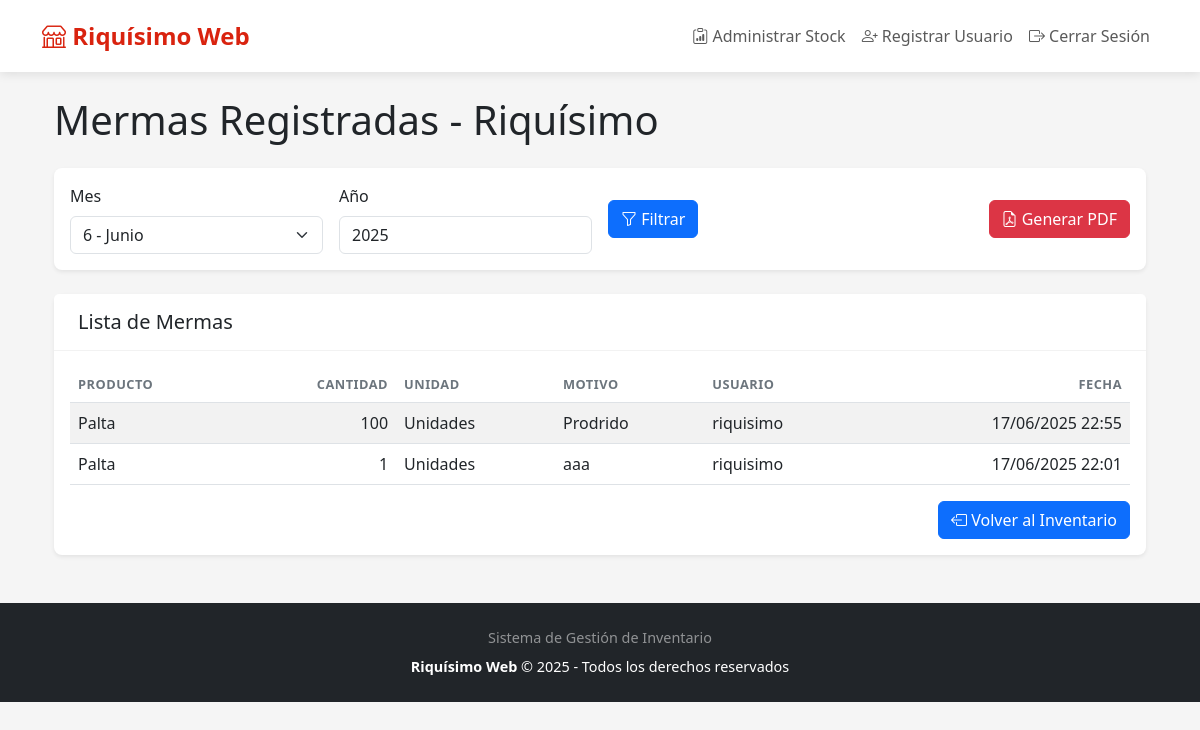
Page /inventario/mermas/ (signed in) on the earlier database version.
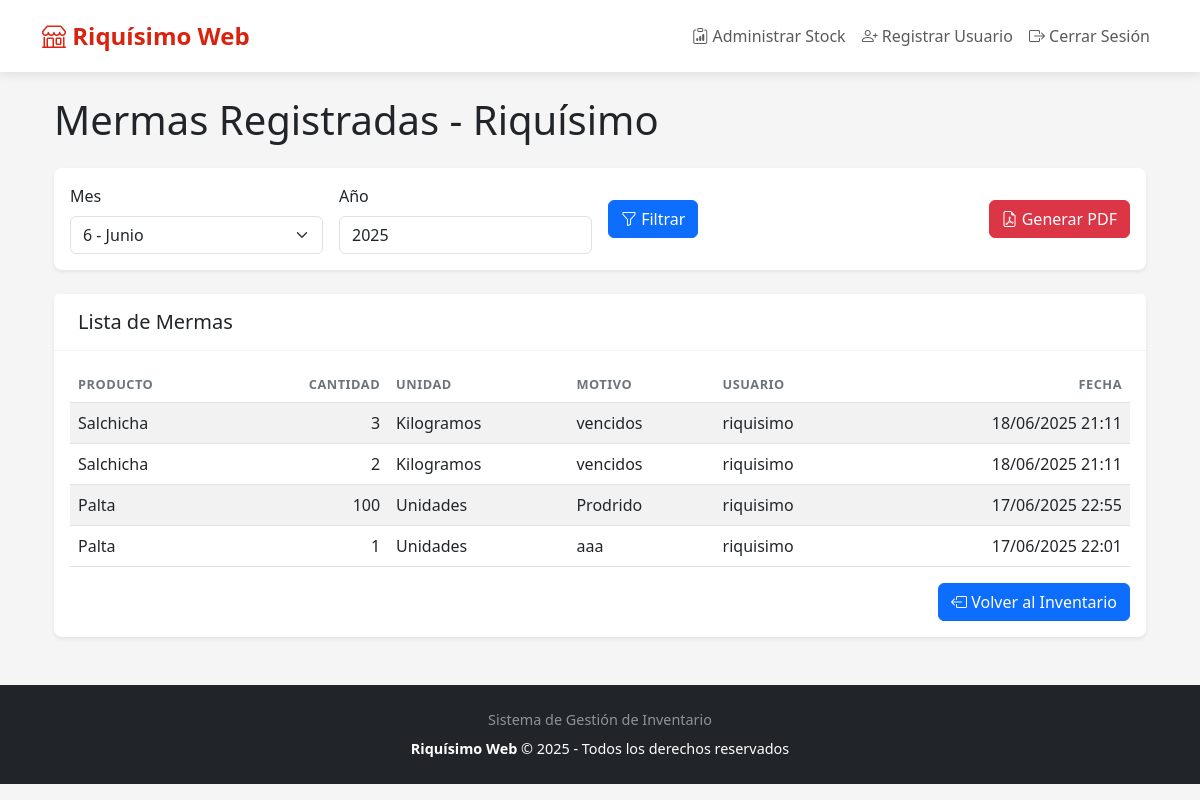
Same page on the later database version.
### inventario/models.py (models this page shows, shortened)
class Merma(models.Model):
    producto = models.ForeignKey(Producto, on_delete=models.CASCADE)
    cantidad = models.IntegerField(validators=[MinValueValidator(1)])
    motivo = models.TextField()
    fecha_registro = models.DateTimeField(auto_now_add=True)
    usuario = models.ForeignKey(User, on_delete=models.SET_NULL, null=True)

class Producto(models.Model):
    UNIDADES = [
        ('un', 'Unidades'),
        ('kg', 'Kilogramos'),
        ('lt', 'Litros'),
        ('lata', 'Latas'),
    ]
    nombre = models.CharField(max_length=100)
    cantidad = models.IntegerField(validators=[MinValueValidator(0)])
    unidad = models.CharField(max_length=10, choices=UNIDADES)
    fecha_actualizacion = models.DateTimeField(auto_now=True)

### inventario/views.py (the view)
# urls.py: path('mermas/', MermasPublicoView.as_view(), name='mermas_publico'),
class MermasPublicoView(ListView):
    model = Merma
    template_name = 'inventario/mermas_publico.html'
    context_object_name = 'mermas'
    paginate_by = 20
    def get_queryset(self):
        queryset = super().get_queryset().select_related('producto', 'usuario')
        mes = self.request.GET.get('mes')
        año = self.request.GET.get('año')
        if mes and año:
            queryset = queryset.filter(
                fecha_registro__month=mes,
                fecha_registro__year=año
            )
        return queryset.order_by('-fecha_registro')
    def get_context_data(self, **kwargs):
        context = super().get_context_data(**kwargs)
        context['mes_actual'] = datetime.now().month
        context['año_actual'] = datetime.now().year
        return context

### inventario/templates/inventario/mermas_publico.html (shortened to what this page needs)
{% extends "base.html" %}
{% load static %}
{% block content %}
<div class="container mt-4">
    {% if user.is_authenticated %}
        <h1 class="mb-4">Mermas Registradas - Riquísimo</h1>
        <div class="card mb-4 shadow-sm">
            <div class="card-body">
                <form method="get" class="row g-3 align-items-center">
                    <div class="col-md-3">
                        <label for="mes" class="form-label">Mes</label>
                        <select id="mes" name="mes" class="form-select">
    <option value="6" {% if 6 == mes_actual %}selected{% endif %}>6 - Junio</option>
</select>
                    </div>
                    <div class="col-md-3">
                        <label for="año" class="form-label">Año</label>
                        <input type="number" id="año" name="año" class="form-control"
                               value="{{ año_actual }}" min="2020" max="2030">
                    </div>
                    <div class="col-md-3 d-flex align-items-end">
                        <button type="submit" class="btn btn-primary">
                            <i class="bi bi-funnel"></i> Filtrar
                        </button>
                    </div>
                    <div class="col-md-3 d-flex align-items-end justify-content-end">
                        <a href="{% url 'inventario:reporte_mermas_pdf' %}?mes={{ request.GET.mes|default:mes_actual }}&año={{ request.GET.año|default:año_actual }}"
                           class="btn btn-danger">
                            <i class="bi bi-file-earmark-pdf"></i> Generar PDF
                        </a>
                    </div>
                </form>
            </div>
        </div>
        <div class="card shadow-sm">
            <div class="card-header">
                <h5 class="mb-0">Lista de Mermas</h5>
            </div>
            <div class="card-body">
                {% if mermas %}
                <div class="table-responsive">
                    <table class="table table-striped">
                        <thead>
                            <tr>
                                <th>Producto</th>
                                <th class="text-end">Cantidad</th>
                                <th>Unidad</th>
                                <th>Motivo</th>
                                <th>Usuario</th>
                                <th class="text-end">Fecha</th>
                            </tr>
                        </thead>
                        <tbody>
                            {% for merma in mermas %}
                            <tr>
                                <td>{{ merma.producto.nombre }}</td>
                                <td class="text-end">{{ merma.cantidad }}</td>
                                <td>{{ merma.producto.get_unidad_display }}</td>
                                <td>{{ merma.motivo }}</td>
                                <td>{{ merma.usuario.username|default:"N/A" }}</td>
                                <td class="text-end">{{ merma.fecha_registro|date:"d/m/Y H:i" }}</td>
                            </tr>
                            {% endfor %}
                        </tbody>
                    </table>
                </div>
                {% else %}
                <div class="alert alert-info text-center">
                    No hay mermas registradas para el período seleccionado
                </div>
                {% endif %}
                <div class="mt-3 text-end">
                    <a href="{% url 'inventario:stock_admin' %}" class="btn btn-primary">
                        <i class="bi bi-box-arrow-left"></i> Volver al Inventario
                    </a>
                </div>
            </div>
        </div>
    {% else %}
        <div class="alert alert-warning text-center" role="alert">
            <i class="bi bi-exclamation-circle"></i> Debes iniciar sesión para ver las mermas registradas.
            <a href="{% url 'login' %}?next={{ request.path }}" class="alert-link">Iniciar sesión</a>
        </div>
    {% endif %}
</div>
{% endblock %}

### inventario/templates/base.html (shortened to what this page needs)
<!DOCTYPE html>
<html lang="es">
<head>
    <link href="https://cdn.jsdelivr.net/npm/bootstrap@5.3.0/dist/css/bootstrap.min.css" rel="stylesheet">
    <link rel="stylesheet" href="https://cdn.jsdelivr.net/npm/bootstrap-icons@1.10.0/font/bootstrap-icons.css">
</head>
<body>
    <nav class="navbar navbar-expand-lg navbar-light sticky-top">
    <div class="container">
        <a class="navbar-brand" href="{% url 'stock_publico' %}">
            <i class="bi bi-shop"></i> Riquísimo Web
        </a>
        <div class="collapse navbar-collapse" id="navbarNav">
            <ul class="navbar-nav ms-auto">
                {% if user.is_authenticated %}
                    <li class="nav-item">
                        <a class="nav-link" href="{% url 'inventario:stock_admin' %}">
                            <i class="bi bi-clipboard-data"></i> Administrar Stock
                        </a>
                    </li>
                    <li class="nav-item">
             <a class="nav-link" href="{% url 'inventario:registrar_admin' %}">
                     <i class="bi bi-person-plus"></i> Registrar Usuario
                </a>
                        </li>
                    <li class="nav-item">
                        <a class="nav-link" href="{% url 'logout' %}">
                            <i class="bi bi-box-arrow-right"></i> Cerrar Sesión
                        </a>
                    </li>
                {% else %}
                    <li class="nav-item">
                        <a class="nav-link" href="{% url 'login' %}?next={% url 'inventario:stock_admin' %}">
                            <i class="bi bi-box-arrow-in-right"></i> Acceso Administrador
                        </a>
                    </li>
                {% endif %}
            </ul>
        </div>
    </div>
</nav>
    <main class="container my-4">
        {% block content %}{% endblock %}
    </main>
    <footer class="footer">
        <div class="container text-center">
            <div class="mb-2">
                <span class="text-white-50">Sistema de Gestión de Inventario</span>
            </div>
            <p class="mb-0">
                <strong>Riquísimo Web</strong> &copy; {% now "Y" %} - Todos los derechos reservados
            </p>
        </div>
    </footer>
</body>
</html>

### inventario/templates/base.html (style rules this page uses)
:root { --color-riquisimo: #d9230f; --color-riquisimo-hover: #b51d0d; --color-light-bg: #f8f9fa; --color-dark-text: #212529; }
body { font-family: 'Segoe UI', Tahoma, Geneva, Verdana, sans-serif; color: var(--color-dark-text); background-color: #f5f5f5; }
.navbar-brand { font-weight: 700; font-size: 1.5rem; color: var(--color-riquisimo) !important; }
.navbar { background-color: white; box-shadow: 0 2px 10px rgba(0, 0, 0, 0.1); padding: 0.8rem 1rem; }
.nav-link { font-weight: 500; padding: 0.5rem 1rem; border-radius: 0.25rem; transition: all 0.2s; }
.card { border: none; border-radius: 0.5rem; box-shadow: 0 2px 15px rgba(0, 0, 0, 0.05); transition: transform 0.2s, box-shadow 0.2s; margin-bottom: 1.5rem; }
.card-header { background-color: white; border-bottom: 1px solid rgba(0, 0, 0, 0.05); font-weight: 600; padding: 1rem 1.5rem; }
.table { margin-bottom: 0; }
.table thead th { border-bottom-width: 1px; font-weight: 600; text-transform: uppercase; font-size: 0.8rem; letter-spacing: 0.5px; color: #6c757d; }
.footer { background-color: var(--color-dark-text); color: white; padding: 1.5rem 0; margin-top: 3rem; font-size: 0.9rem; }

Differences in the rows shown:
added Merma: producto.nombre "Salchicha", cantidad "3", producto.unidad "Kilogramos", motivo "vencidos", usuario.username "riquisimo", fecha_registro "18/06/2025 21:11"
added Merma: producto.nombre "Salchicha", cantidad "2", producto.unidad "Kilogramos", motivo "vencidos", usuario.username "riquisimo", fecha_registro "18/06/2025 21:11"
